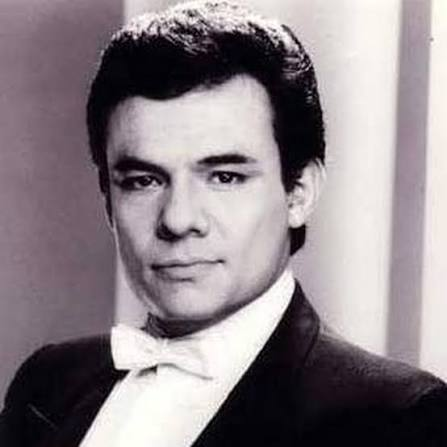
#> input picture U3-fig-0117/josejose.jpg, 447 x 447 px
$ python p3-fig-vs-0117.py
#> lines starting #> are read from the running program, lines starting #| are printed output that depends on the picture
import numpy as np
import pandas as pd
import matplotlib.pyplot as plt
import cv2

#Matias Lope NC 0117
print("Matias Lopez NC 0117")
print("UIII Act3 colocar puntos a una imagen en blanco y negro")
img_josejose=cv2.imread('josejose.jpg')
#> img_josejose is the input picture: shape (447, 447, 3); mean B, G, R 136.3, 131.3, 140.5
plt.imshow(img_josejose)
plt.title('josejose y Matias Lopez NC 0117')
plt.show()
print("-+-+-++-+-+-+-+-puntos en la imagen-+-++-+++-+-+-+-+-+-+-+-+-+")
plt.imshow(img_josejose)
x=[100,100,500,500]
y=[100,400,500,300]
plt.scatter(x,y,s=20,c='red')
plt.show()
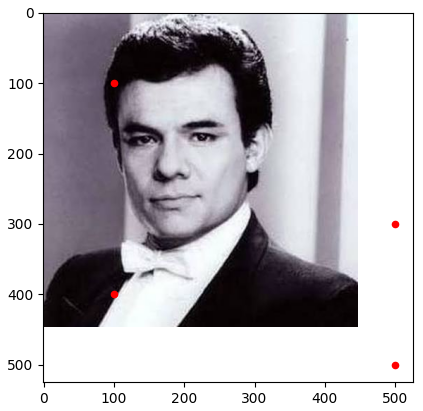
#> figure drawn by matplotlib, 1 panel; B, G, R data is drawn as R, G, B
print("-+--+-+-cuadro azul en la imagen-+-+-+-++-")
img_josejose=cv2.imread('josejose.jpg')
plt.imshow(img_josejose)
#x=[200,100,500,100]
#y=[200,100,500,500]
x=[134,269,275,98]
y=[269,74,274,97]
plt.plot(x,y,c='blue')
plt.show()
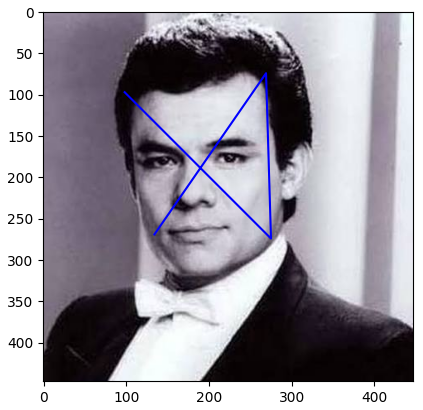
#> figure drawn by matplotlib, 1 panel; B, G, R data is drawn as R, G, B
print("-+-+-+circulo verde en la imagen-+-+-+-+-")
I=cv2.imread('josejose.jpg')
